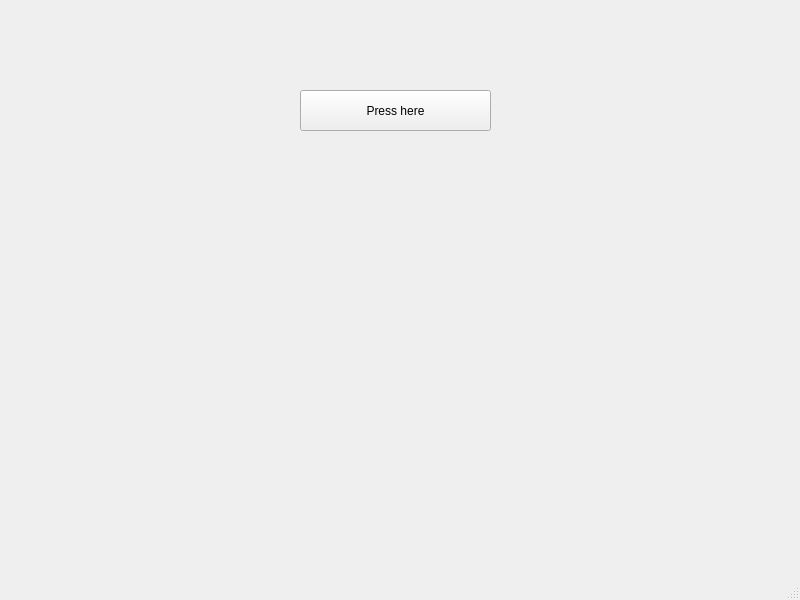
<?xml version="1.0" encoding="UTF-8"?>
<ui version="4.0">
 <class>MainWindow</class>
 <widget class="QMainWindow" name="MainWindow">
  <property name="geometry">
   <rect>
    <x>0</x>
    <y>0</y>
    <width>800</width>
    <height>600</height>
   </rect>
  </property>
  <property name="windowTitle">
   <string>MainWindow</string>
  </property>
  <widget class="QWidget" name="centralwidget">
   <widget class="QPushButton" name="pushButton">
    <property name="geometry">
     <rect>
      <x>300</x>
      <y>90</y>
      <width>191</width>
      <height>41</height>
     </rect>
    </property>
    <property name="text">
     <string>Press here</string>
    </property>
   </widget>
  </widget>
  <widget class="QMenuBar" name="menubar">
   <property name="geometry">
    <rect>
     <x>0</x>
     <y>0</y>
     <width>800</width>
     <height>22</height>
    </rect>
   </property>
  </widget>
  <widget class="QStatusBar" name="statusbar"/>
 </widget>
 <resources/>
 <connections/>
</ui>
